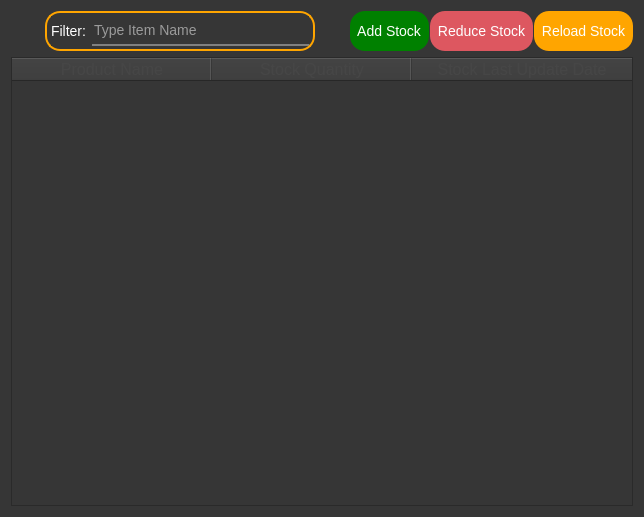
<?xml version="1.0" encoding="UTF-8"?>
<ui version="4.0">
 <class>StockForm</class>
 <widget class="QWidget" name="StockForm">
  <property name="geometry">
   <rect>
    <x>0</x>
    <y>0</y>
    <width>644</width>
    <height>517</height>
   </rect>
  </property>
  <property name="windowTitle">
   <string>Stock Window</string>
  </property>
  <property name="styleSheet">
   <string notr="true">QWidget{
background-color:rgb(54,54,54);
color:white;
}
QLabel{
font:14px;
}

QLineEdit#filterLineEdit{
border:none;
border-bottom:2px solid grey;
font:14px;
}

QFrame#frame{
border:2px solid orange;
border-radius:15px;
}
QPushButton{
background-color:transparent;
color:white;
font:14px;
}
QPushButton#addStockBtn{
background-color:green;
border-radius:15px;
}
QPushButton#addStockBtn:hover{
border:2px solid white;
}
QPushButton#addStockBtn:pressed{
background-color: rgba(0, 128, 0,190);
}

QPushButton#reduceStockBtn{
background-color: rgb(221, 87, 96);
border-radius:15px;
}
QPushButton#reduceStockBtn:hover{
border:2px solid white;
}
QPushButton#reduceStockBtn:pressed{
background-color: rgba(221, 87, 96,190);
}

QPushButton#reloadStockBtn{
background-color:orange;
border-radius:15px;
}
QPushButton#reloadStockBtn:hover{
border:2px solid white;
}
QPushButton#reloadStockBtn:pressed{
background-color: rgba(0, 128, 0,190);
}

QTableWidget#stockTableWidget{
background-color:rgb(54,54,54);
color:white;
font:12px;
}</string>
  </property>
  <layout class="QVBoxLayout" name="verticalLayout">
   <item>
    <layout class="QHBoxLayout" name="horizontalLayout_2">
     <property name="spacing">
      <number>1</number>
     </property>
     <item>
      <spacer name="horizontalSpacer">
       <property name="orientation">
        <enum>Qt::Horizontal</enum>
       </property>
       <property name="sizeHint" stdset="0">
        <size>
         <width>40</width>
         <height>20</height>
        </size>
       </property>
      </spacer>
     </item>
     <item>
      <widget class="QFrame" name="frame">
       <property name="minimumSize">
        <size>
         <width>270</width>
         <height>40</height>
        </size>
       </property>
       <property name="frameShape">
        <enum>QFrame::StyledPanel</enum>
       </property>
       <property name="frameShadow">
        <enum>QFrame::Raised</enum>
       </property>
       <layout class="QHBoxLayout" name="horizontalLayout">
        <property name="spacing">
         <number>2</number>
        </property>
        <property name="leftMargin">
         <number>4</number>
        </property>
        <property name="topMargin">
         <number>3</number>
        </property>
        <property name="rightMargin">
         <number>4</number>
        </property>
        <property name="bottomMargin">
         <number>3</number>
        </property>
        <item>
         <widget class="QLabel" name="label">
          <property name="minimumSize">
           <size>
            <width>0</width>
            <height>30</height>
           </size>
          </property>
          <property name="text">
           <string>Filter: </string>
          </property>
         </widget>
        </item>
        <item>
         <widget class="QLineEdit" name="filterLineEdit">
          <property name="minimumSize">
           <size>
            <width>0</width>
            <height>30</height>
           </size>
          </property>
          <property name="maxLength">
           <number>100</number>
          </property>
          <property name="frame">
           <bool>true</bool>
          </property>
          <property name="placeholderText">
           <string>Type Item Name</string>
          </property>
          <property name="clearButtonEnabled">
           <bool>true</bool>
          </property>
         </widget>
        </item>
       </layout>
      </widget>
     </item>
     <item>
      <spacer name="horizontalSpacer_2">
       <property name="orientation">
        <enum>Qt::Horizontal</enum>
       </property>
       <property name="sizeHint" stdset="0">
        <size>
         <width>40</width>
         <height>20</height>
        </size>
       </property>
      </spacer>
     </item>
     <item>
      <widget class="QPushButton" name="addStockBtn">
       <property name="minimumSize">
        <size>
         <width>0</width>
         <height>40</height>
        </size>
       </property>
       <property name="text">
        <string>  Add Stock  </string>
       </property>
       <property name="iconSize">
        <size>
         <width>32</width>
         <height>32</height>
        </size>
       </property>
      </widget>
     </item>
     <item>
      <widget class="QPushButton" name="reduceStockBtn">
       <property name="minimumSize">
        <size>
         <width>0</width>
         <height>40</height>
        </size>
       </property>
       <property name="text">
        <string>  Reduce Stock  </string>
       </property>
       <property name="iconSize">
        <size>
         <width>32</width>
         <height>32</height>
        </size>
       </property>
      </widget>
     </item>
     <item>
      <widget class="QPushButton" name="reloadStockBtn">
       <property name="minimumSize">
        <size>
         <width>0</width>
         <height>40</height>
        </size>
       </property>
       <property name="text">
        <string>  Reload Stock  </string>
       </property>
       <property name="iconSize">
        <size>
         <width>32</width>
         <height>32</height>
        </size>
       </property>
      </widget>
     </item>
    </layout>
   </item>
   <item>
    <widget class="QTableWidget" name="stockTableWidget">
     <property name="editTriggers">
      <set>QAbstractItemView::NoEditTriggers</set>
     </property>
     <attribute name="horizontalHeaderDefaultSectionSize">
      <number>200</number>
     </attribute>
     <attribute name="horizontalHeaderMinimumSectionSize">
      <number>40</number>
     </attribute>
     <attribute name="horizontalHeaderStretchLastSection">
      <bool>true</bool>
     </attribute>
     <attribute name="verticalHeaderDefaultSectionSize">
      <number>40</number>
     </attribute>
     <attribute name="verticalHeaderMinimumSectionSize">
      <number>30</number>
     </attribute>
     <column>
      <property name="text">
       <string>Product Name</string>
      </property>
      <property name="font">
       <font>
        <pointsize>12</pointsize>
       </font>
      </property>
      <property name="background">
       <color>
        <red>240</red>
        <green>240</green>
        <blue>240</blue>
       </color>
      </property>
      <property name="foreground">
       <brush brushstyle="SolidPattern">
        <color alpha="255">
         <red>70</red>
         <green>70</green>
         <blue>70</blue>
        </color>
       </brush>
      </property>
     </column>
     <column>
      <property name="text">
       <string>Stock Quantity</string>
      </property>
      <property name="font">
       <font>
        <pointsize>12</pointsize>
       </font>
      </property>
      <property name="background">
       <color>
        <red>240</red>
        <green>240</green>
        <blue>240</blue>
       </color>
      </property>
      <property name="foreground">
       <brush brushstyle="SolidPattern">
        <color alpha="255">
         <red>70</red>
         <green>70</green>
         <blue>70</blue>
        </color>
       </brush>
      </property>
     </column>
     <column>
      <property name="text">
       <string>Stock Last Update Date</string>
      </property>
      <property name="font">
       <font>
        <pointsize>12</pointsize>
       </font>
      </property>
      <property name="background">
       <color>
        <red>240</red>
        <green>240</green>
        <blue>240</blue>
       </color>
      </property>
      <property name="foreground">
       <brush brushstyle="SolidPattern">
        <color alpha="255">
         <red>70</red>
         <green>70</green>
         <blue>70</blue>
        </color>
       </brush>
      </property>
     </column>
    </widget>
   </item>
  </layout>
 </widget>
 <resources/>
 <connections/>
</ui>
